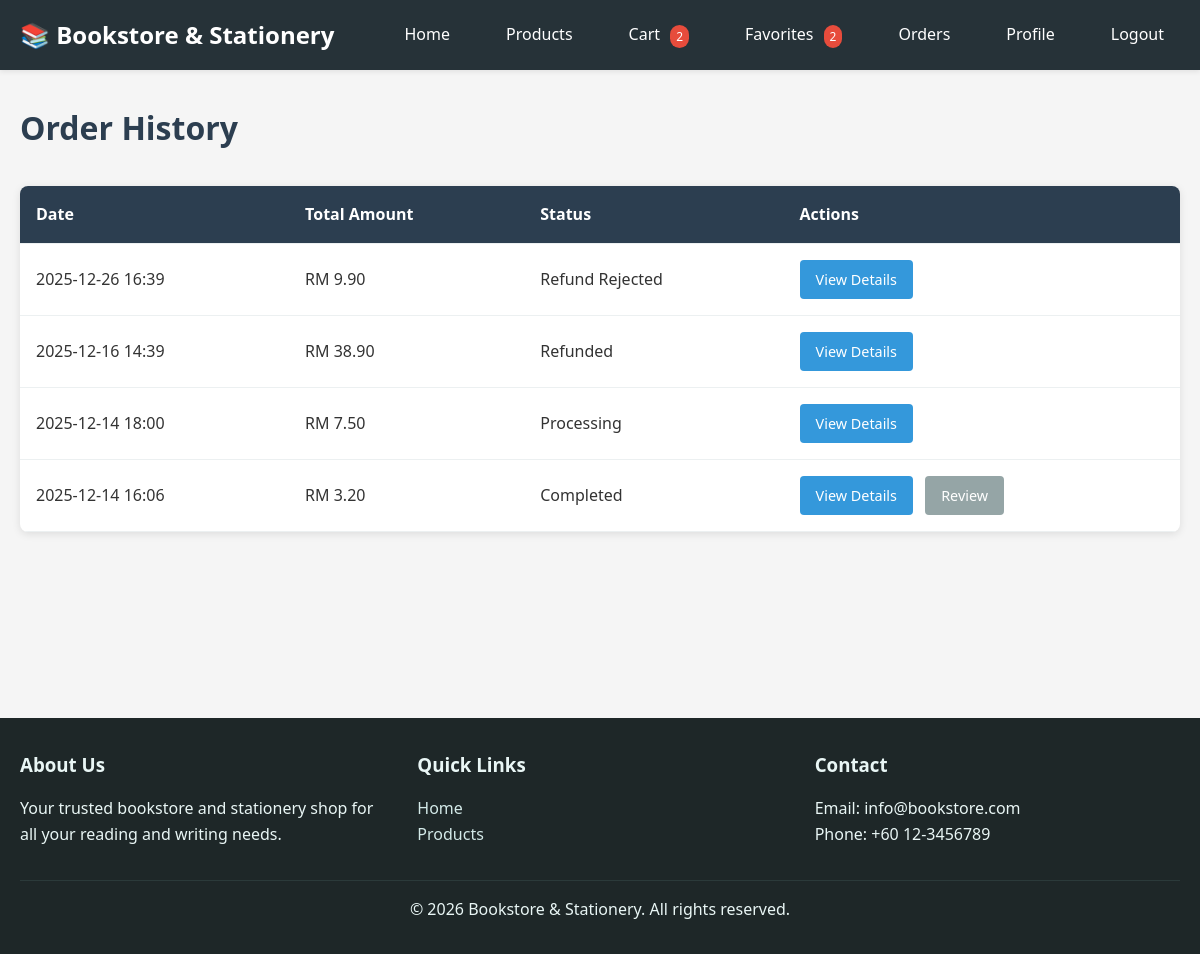
The app's page /order/history.php (signed in) with its own data.
### tables this page shows
CREATE TABLE `order_header` (
  `order_id` varchar(20) NOT NULL,
  `member_id` varchar(10) NOT NULL,
  `order_date` datetime DEFAULT current_timestamp(),
  `total_amount` decimal(10,2) NOT NULL,
  `payment_method` varchar(20) NOT NULL,
  `status` varchar(20) DEFAULT 'Pending',
  `updated_by` varchar(10) DEFAULT NULL,
  `shipped_at` datetime DEFAULT NULL
);

### config/functions.php (called while the page is built, shortened)
<?php
function formatPrice($price) {
    return 'RM ' . number_format($price, 2);
}
?>

### order/history.php (the view, shortened to what this page needs)
<?php
require_once __DIR__ . '/../config/functions.php';
require_once __DIR__ . '/../includes/_head.php';
require_once __DIR__ . '/../includes/_header.php';
try {
    $stmt = $pdo->prepare("SELECT * FROM order_header WHERE member_id = ? ORDER BY order_date DESC");
    $stmt->execute([$_SESSION['member_id']]);
    $orders = $stmt->fetchAll();
    foreach ($orders as $k => $order) {
        $orders[$k]['created_at'] = $order['order_date'] ?? '';
    }
} catch (PDOException $e) {
    $orders = [];
    $error = 'Unable to load orders.';
}
?>
<main>
    <div class="container">
        <h1 class="page-title">Order History</h1>
        <?php if (isset($error)): ?>
            <div class="error-messages">
                <div class="error-message"><?php echo htmlspecialchars($error); ?></div>
            </div>
        <?php elseif (empty($orders)): ?>
            <div class="info-message">
                <p>You have no orders yet. <a href="/product/list.php">Start shopping</a> to place your first order!</p>
            </div>
        <?php else: ?>
            <table class="data-table">
                <thead>
                    <tr>
                        <th>Date</th>
                        <th>Total Amount</th>
                        <th>Status</th>
                        <th>Actions</th>
                    </tr>
                </thead>
                <tbody>
                    <?php foreach ($orders as $order): ?>
                        <tr>
                            <td><?php echo date('Y-m-d H:i', strtotime($order['created_at'])); ?></td>
                            <td><?php echo formatPrice($order['total_amount']); ?></td>
                            <td><?php echo htmlspecialchars($order['status']); ?></td>
                            <td>
                                <a href="/order/detail.php?id=<?php echo $order['order_id']; ?>" class="btn btn-sm btn-primary">View Details</a>
                                <?php if ($order['status'] === 'Completed'): ?>
                                    <a href="/order/review.php?order_id=<?php echo $order['order_id']; ?>" class="btn btn-sm btn-secondary" style="margin-left: 0.5rem;">Review</a>
                                <?php endif; ?>
                            </td>
                        </tr>
                    <?php endforeach; ?>
                </tbody>
            </table>
        <?php endif; ?>
    </div>
</main>
<?php require_once __DIR__ . '/../includes/_footer.php'; ?>

### assets/css/style.css (style rules this page uses)
* { margin: 0; padding: 0; box-sizing: border-box; }
body { font-family: 'Segoe UI', Tahoma, Geneva, Verdana, sans-serif; line-height: 1.6; color: #333; background-color: #f5f5f5; }
.container { max-width: 1200px; margin: 0 auto; padding: 0 20px; }
main { min-height: calc(100vh - 200px); padding: 2rem 0; }
.page-title { margin-bottom: 2rem; color: #2c3e50; }
.btn { display: inline-block; padding: 0.75rem 1.5rem; border: none; border-radius: 4px; cursor: pointer; text-decoration: none; font-size: 1rem; transition: background-color 0.3s; }
.btn-primary { background-color: #3498db; color: white; }
.btn-secondary { background-color: #95a5a6; color: white; }
.btn-sm { padding: 0.5rem 1rem; font-size: 0.9rem; }
.data-table { width: 100%; background: white; border-collapse: collapse; box-shadow: 0 2px 8px rgba(0,0,0,0.1); border-radius: 8px; overflow: hidden; }
.data-table th, .data-table td { padding: 1rem; text-align: left; border-bottom: 1px solid #ecf0f1; }
.data-table th { background-color: #2c3e50; color: white; font-weight: 600; }

### records on screen
order_header: order_date "2025-12-26 16:39", total_amount "RM 9.90", status "Refund Rejected"
order_header: order_date "2025-12-16 14:39", total_amount "RM 38.90", status "Refunded"
order_header: order_date "2025-12-14 18:00", total_amount "RM 7.50", status "Processing"
order_header: order_date "2025-12-14 16:06", total_amount "RM 3.20", status "Completed"

### other values on screen
$cart_count "2"
$favorites_count "2"
